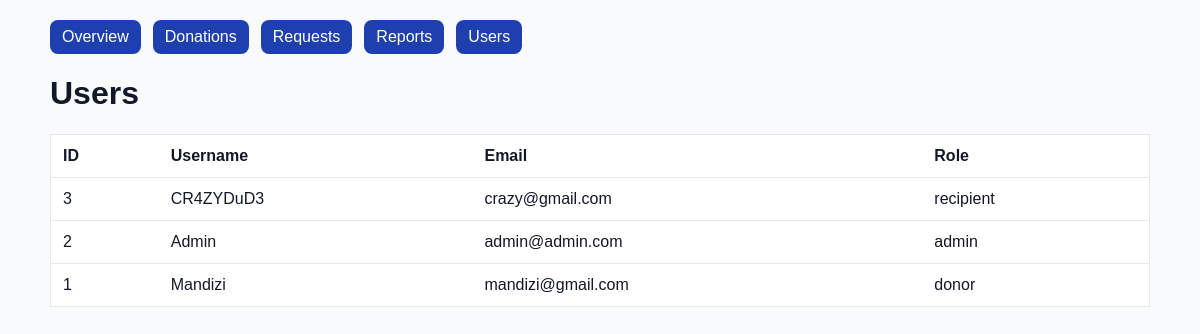
/admin/users (signed in), run on the app's committed database.
### app/models.py (models this page shows)
class User(db.Model, UserMixin):
    id = db.Column(db.Integer, primary_key=True)
    role = db.Column(db.String(10))  # 'donor' or 'recipient'
    username = db.Column(db.String(150), unique=True, nullable=False)
    email = db.Column(db.String(150), unique=True, nullable=False)
    password = db.Column(db.String(200), nullable=False)

### app/routes.py (the view)
@main.route('/admin/users')
@login_required
def admin_users():
    if current_user.role != 'admin':
        flash('Admins only.')
        return redirect(url_for('main.dashboard'))
    users = User.query.order_by(User.id.desc()).all()
    return render_template('admin/users.html', users=users)

### app/__init__.py (called while the page is built)
@login_manager.user_loader
def load_user(user_id):
    return User.query.get(int(user_id))

### app/templates/admin/users.html (shortened to what this page needs)
<!DOCTYPE html>
<html lang="en">
<head>
</head>
<body>
  <div class="container">
    <div class="nav">
      <a class="nav-link" href="{{ url_for('main.admin_dashboard') }}">Overview</a>
      <a class="nav-link" href="{{ url_for('main.admin_donations') }}">Donations</a>
      <a class="nav-link" href="{{ url_for('main.admin_requests') }}">Requests</a>
      <a class="nav-link" href="{{ url_for('main.admin_reports') }}">Reports</a>
      <a class="nav-link" href="{{ url_for('main.admin_users') }}">Users</a>
    </div>
    <h1>Users</h1>
    <table>
      <thead>
        <tr>
          <th>ID</th><th>Username</th><th>Email</th><th>Role</th>
        </tr>
      </thead>
      <tbody>
        {% for u in users %}
        <tr>
          <td>{{ u.id }}</td>
          <td>{{ u.username }}</td>
          <td>{{ u.email }}</td>
          <td>{{ u.role }}</td>
        </tr>
        {% endfor %}
      </tbody>
    </table>
  </div>
</body>
</html>

### app/templates/admin/users.html (style rules this page uses)
body { font-family:Arial,sans-serif;background:#f8fafc;color:#111827 }
.container { max-width:1100px;margin:20px auto;padding:0 16px }
.nav { display:flex;gap:12px;margin-bottom:16px }
a.nav-link { background:#1E40AF;color:#fff;text-decoration:none;padding:8px 12px;border-radius:8px }
table { width:100%;border-collapse:collapse;background:#fff;border:1px solid #e5e7eb }
th,td { padding:12px;border-bottom:1px solid #e5e7eb;text-align:left }

### data on the page
User: id "3", username "CR4ZYDuD3", email "crazy@gmail.com", role "recipient"
User: id "2", username "Admin", email "admin@admin.com", role "admin"
User: id "1", username "Mandizi", email "mandizi@gmail.com", role "donor"
